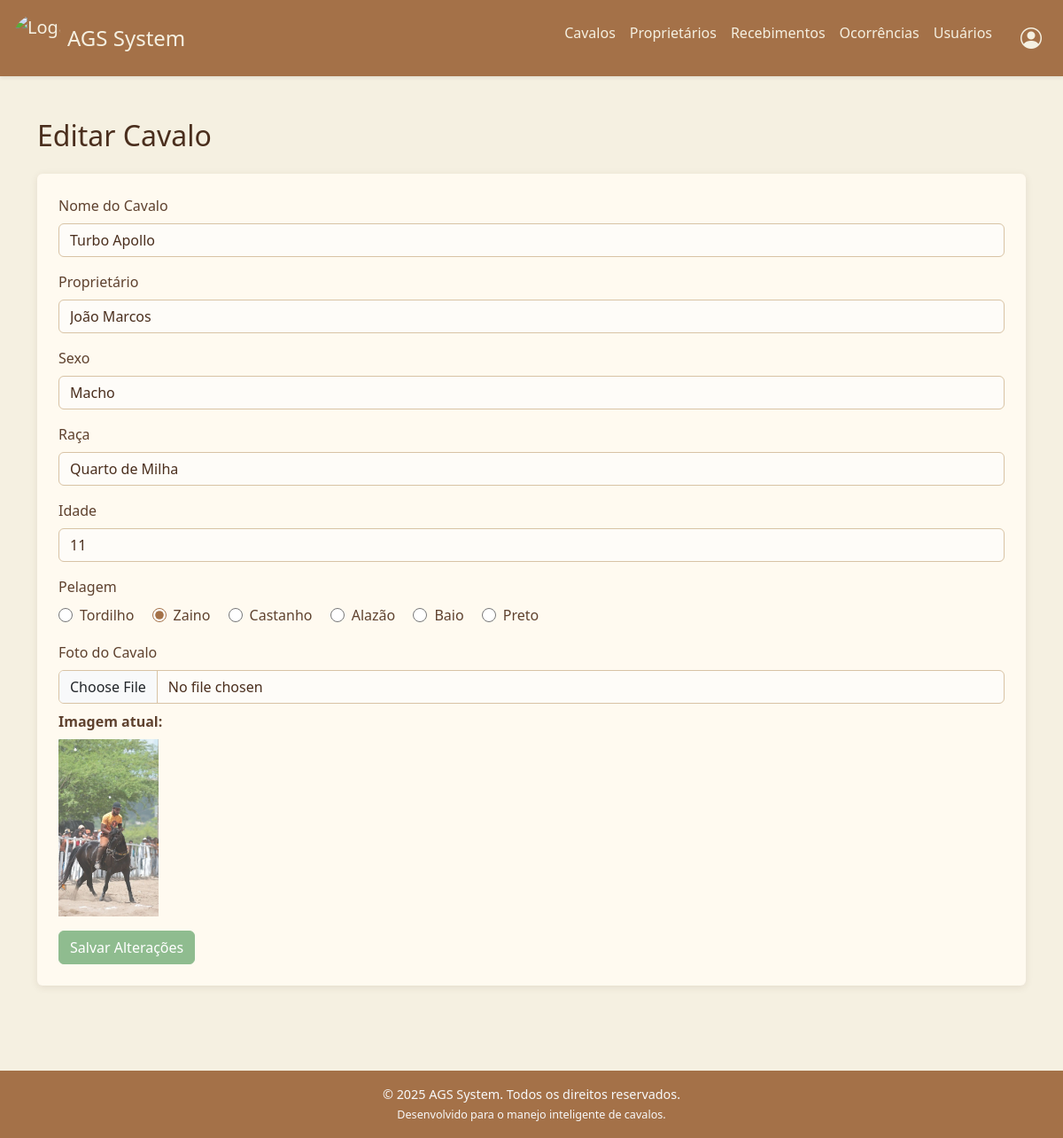
The page /cavalo/1/editar on the database its author committed.
### tables this page shows
CREATE TABLE cavalos (
            id INTEGER PRIMARY KEY AUTOINCREMENT,
            nome TEXT NOT NULL,
            sexo_id INTEGER,
            raca_id INTEGER,
            idade INTEGER,
            pelagem_id INTEGER,
            proprietario_id INTEGER,
            imagem TEXT,
            FOREIGN KEY (sexo_id) REFERENCES sexo(id),
            FOREIGN KEY (raca_id) REFERENCES raca(id),
            FOREIGN KEY (pelagem_id) REFERENCES pelagem(id),
            FOREIGN KEY (proprietario_id) REFERENCES proprietario(id)
        );

CREATE TABLE proprietario (
            id INTEGER PRIMARY KEY AUTOINCREMENT,
            nome TEXT NOT NULL,
            telefone TEXT
        );

CREATE TABLE sexo (
            id INTEGER PRIMARY KEY AUTOINCREMENT,
            sexo TEXT NOT NULL
        );

CREATE TABLE raca (
            id INTEGER PRIMARY KEY AUTOINCREMENT,
            raca TEXT NOT NULL
        );

CREATE TABLE pelagem (
            id INTEGER PRIMARY KEY AUTOINCREMENT,
            pelagem TEXT NOT NULL
        );

### app.py (the view, shortened to what this page needs)
@app.route('/cavalo/<int:id>/editar', methods=['GET', 'POST'])
def editarCavalo(id):
    conn = conexao()
    cavalo = conn.execute('SELECT * FROM cavalos WHERE id=?', (id,)).fetchone()
    proprietarios = conn.execute('SELECT * FROM proprietario').fetchall()
    sexos = conn.execute('SELECT * FROM sexo').fetchall()
    racas = conn.execute('SELECT * FROM raca').fetchall()
    pelagens = conn.execute('SELECT * FROM pelagem').fetchall()
    conn.close()
    return render_template('editar_cavalo.html', cavalo=cavalo, proprietarios=proprietarios, sexos=sexos, racas=racas, pelagens=pelagens)

### app.py (called while the page is built)
@app.context_processor
def inject_now():
    return {'now': datetime.now()}

### database.py (called while the page is built)
def conexao():
    conn = sqlite3.connect(db_path)
    conn.row_factory = sqlite3.Row
    return conn

### templates/editar_cavalo.html (shortened to what this page needs)
{% extends 'base.html' %}
{% block content %}
<h2 class="mb-4">Editar Cavalo</h2>
<form
  method="POST"
  enctype="multipart/form-data"
  class="bg-secondary p-4 rounded"
>
  <div class="mb-3">
    <label for="name" class="form-label">Nome do Cavalo</label>
    <input
      type="text"
      class="form-control"
      id="name"
      name="name"
      required
      placeholder="Digite o nome do Cavalo"
      value="{{ cavalo.nome }}"
    />
  </div>
  <div class="mb-3">
    <label for="proprietario_id" class="form-label">Proprietário</label>
    <select name="proprietario_id" class="form-control" required>
      {% for proprietario in proprietarios %}
      <option value="{{ proprietario.id }}" {% if proprietario.id == cavalo.proprietario_id %}selected{% endif %}>
        {{ proprietario.nome }}
      </option>
      {% endfor %}
    </select>
  </div>
  <div class="mb-3">
    <label for="sexo_id" class="form-label">Sexo</label>
    <select name="sexo_id" class="form-control" required>
      {% for sexo in sexos %}
      <option value="{{ sexo.id }}" {% if sexo.id == cavalo.sexo_id %}selected{% endif %}>
        {{ sexo.sexo }}
      </option>
      {% endfor %}
    </select>
  </div>
  <div class="mb-3">
    <label for="raca_id" class="form-label">Raça</label>
    <select name="raca_id" class="form-control" required>
      {% for raca in racas %}
      <option value="{{ raca.id }}" {% if raca.id == cavalo.raca_id %}selected{% endif %}>
        {{ raca.raca }}
      </option>
      {% endfor %}
    </select>
  </div>
  <div class="mb-3">
    <label for="idade" class="form-label">Idade</label>
    <input
      type="number"
      class="form-control"
      id="idade"
      name="idade"
      required
      placeholder="Digite a idade do Cavalo"
      value="{{ cavalo.idade }}"
    />
  </div>
  <div class="mb-3">
    <label class="form-label">Pelagem</label><br />
    {% for pelagem in pelagens %}
    <div class="form-check form-check-inline">
      <input
        class="form-check-input"
        type="radio"
        name="pelagem_id"
        id="pelagem_{{ pelagem.id }}"
        value="{{ pelagem.id }}"
        {% if pelagem.id == cavalo.pelagem_id %}checked{% endif %}
      />
      <label class="form-check-label" for="pelagem_{{ pelagem.id }}">
        {{ pelagem.pelagem }}
      </label>
    </div>
    {% endfor %}
  </div>
  <div class="mb-3">
    <label for="imagem" class="form-label">Foto do Cavalo</label>
    <input
      type="file"
      class="form-control"
      id="imagem"
      name="imagem"
      accept="image/*"
    />
    {% if cavalo.imagem %}
    <div class="mt-2">
      <strong>Imagem atual:</strong><br>
      <img src="{{ url_for('static', filename='uploads/' ~ cavalo.imagem) }}" alt="Foto do Cavalo" class="img-fluid mt-2" style="max-height: 200px;">
    </div>
    {% endif %}
  </div>
  <button type="submit" class="btn btn-success">Salvar Alterações</button>
</form>
{% endblock %}

### static/css/style.css (style rules this page uses)
body { background-color: #f5f0e1; color: #4a2e1d; font-family: "Segoe UI", sans-serif; min-height: 100vh; display: flex; flex-direction: column; }
.card, form { background-color: #fffaf0; border: none; border-radius: 10px; box-shadow: 0 2px 8px rgba(74, 46, 29, 0.1); color: #5e412e; }
form.bg-secondary { background-color: #fffaf0 !important; }
.form-label { font-weight: 500; color: #5e412e; }
input.form-control, select.form-control, textarea.form-control { background-color: #fefcf8; border: 1px solid #d8c3a5; color: #4a2e1d; }
.form-control::placeholder { color: #a88a62; }
.btn-success { background-color: #8fbc8f; border-color: #8fbc8f; color: #fff; }
input[type="radio"] { accent-color: #a47148; }
input[type="radio"].form-check-input { appearance: auto; -webkit-appearance: auto; accent-color: #a47148; background-image: none !important; }

### rows shown on the page
cavalos: name "Turbo Apollo", proprietario_id "João Marcos", sexo_id "Macho", raca_id "Quarto de Milha", idade "11", imagem (picture)
pelagem: pelagem_id "☐ Tordilho", pelagem "Tordilho"
pelagem: pelagem_id "☑ Zaino", pelagem "Zaino"
pelagem: pelagem_id "☐ Castanho", pelagem "Castanho"
pelagem: pelagem_id "☐ Alazão", pelagem "Alazão"
pelagem: pelagem_id "☐ Baio", pelagem "Baio"
pelagem: pelagem_id "☐ Preto", pelagem "Preto"
